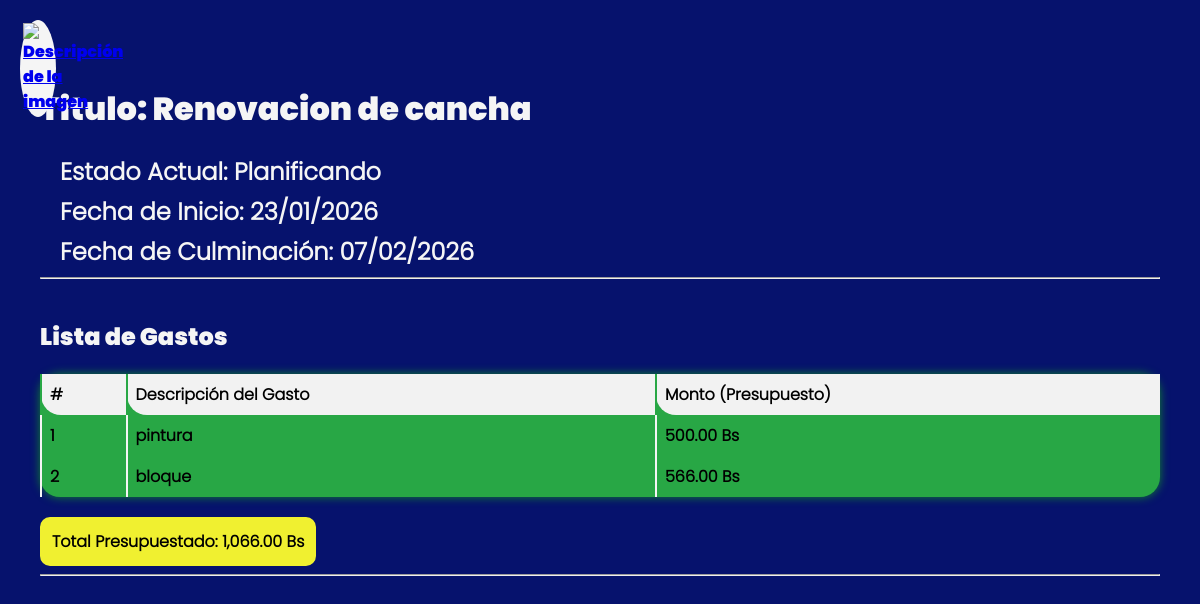
/views/Visualize Project/index.php?id=44102264 (signed in), run on the app's committed database.
### tables this page shows
CREATE TABLE projects (
    id_project           INT             PRIMARY KEY,
    name_project         TEXT (1, 150),
    fecha_inicio_project DATE,
    fecha_final_project  DATE,
    estado_project       TEXT,
    presupuesto_project  NUMERIC (19, 4) 
);

CREATE TABLE date_projects (
    id_date_project   INTEGER PRIMARY KEY AUTOINCREMENT, -- Añadir esta columna
    id_project        INTEGER REFERENCES projects (id_project),
    gasto_project     TEXT,
    gasto_num_project NUMERIC (19, 4) 
);

### views/Visualize Project/index.php (the view, shortened to what this page needs)
<?php
$id_project = htmlspecialchars($_GET['id']);
$proyecto = null;
$detalles = [];
try {
    $pdo = conexionDB();
    $pdo->setAttribute(PDO::ATTR_ERRMODE, PDO::ERRMODE_EXCEPTION);
    $stmt_project = $pdo->prepare("SELECT * FROM projects WHERE id_project = ?");
    $stmt_project->execute([$id_project]);
    $proyecto = $stmt_project->fetch(PDO::FETCH_ASSOC);
    $stmt_details = $pdo->prepare("SELECT * FROM date_projects WHERE id_project = ?");
    $stmt_details->execute([$id_project]);
    $detalles = $stmt_details->fetchAll(PDO::FETCH_ASSOC);
} catch (PDOException $e) {
    die("❌ Error de Base de Datos al cargar datos: " . $e->getMessage());
}
function format_date($date) {
    return date('d/m/Y', strtotime($date));
}
$max_length = 150;
$project_name = $proyecto['name_project'];
$short_name = (mb_strlen($project_name, 'UTF-8') > $max_length)
    ? mb_substr($project_name, 0, $max_length, 'UTF-8') . '...'
    : $project_name;
?>
<!DOCTYPE html>
<html lang="es">
<head>
    <link rel="stylesheet" href="../assets/css/visualize project.css">
</head>
<body>
    <a href="../index.php" class="volver" title="Volver">
        <img src="../assets/imgs/icons/arrow-left.svg" alt="Descripción de la imagen">
    </a>
    <br>
    <h1>Titulo: <?php echo htmlspecialchars($short_name); ?></h1>
    <div class="info-box">
        <p><strong>Estado Actual:</strong> <?php echo str_replace('_', ' ', $proyecto['estado_project']); ?></p>
        <p><strong>Fecha de Inicio:</strong> <?php echo format_date($proyecto['fecha_inicio_project']); ?></p>
        <p><strong>Fecha de Culminación:</strong> <?php echo format_date($proyecto['fecha_final_project']); ?></p>
    </div>
    <hr>
    <h2>Lista de Gastos</h2>
    <?php if (count($detalles) > 0): ?>
        <table class="detalle-tabla">
            <thead>
                <tr>
                    <th>#</th>
                    <th>Descripción del Gasto</th>
                    <th>Monto (Presupuesto)</th>
                </tr>
            </thead>
            <tbody>
                <?php $i = 1; foreach ($detalles as $detalle): ?>
                    <tr>
                        <td><?php echo $i++; ?></td>
                        <td><?php echo htmlspecialchars($detalle['gasto_project']); ?></td>
                        <td><?php echo number_format($detalle['gasto_num_project'], 2, '.', ','); ?> Bs</td>
                    </tr>
                <?php endforeach; ?>
            </tbody>
        </table>
    <div class="total-box">
        <a class="total">Total Presupuestado: <span id="total_suma"><?php echo number_format($proyecto['presupuesto_project'], 2, '.', ','); ?></span> Bs</a>
    </div>
    <?php else: ?>
        <p>El proyecto no tiene gastos o entradas de presupuesto registradas.</p>
    <?php endif; ?>
    <hr>
</body>
</html>

### views/assets/css/visualize project.css (style rules this page uses)
* body { justify-content: center; align-items: center; min-width: 600px; max-width: 100%; margin: auto; margin-left: 20px; margin-right: 20px; padding: 20px; background-color: rgb(6, 18, 109); font-family: 'Poppins', Arial, Helvetica, sans-serif; overflow-x: auto; font-weight: bold; }
.volver { position: absolute; top: 20px; left: 20px; width: 30px; display: flex; background-color: whitesmoke; padding: 3px; border-radius:50% ; }
.detalle-tabla { background-color: #28a745; width: 100%; border-collapse: collapse; margin-top: 20px; font-family: "Poppins-light",Arial, Helvetica, sans-serif; }
.detalle-tabla th, .detalle-tabla td { padding: 8px; text-align: left; border-left: whitesmoke 2px solid; border-radius: 0 0 0 20px; }
table { border-radius: 20px; box-shadow: 0 0 10px #12862d; }
.detalle-tabla th { border-radius: 0 0 0 20px; background-color: #f2f2f2; border-left: #28a745 2px solid; }
h1,h2 { margin-top: 40px; color: whitesmoke; }
.info-box p { margin: 5px 0; font-size: 1.5em; border-color: 1px solid aqua; color: whitesmoke; text-indent: 20px; font-family: "Poppins-light",Arial, Helvetica, sans-serif; }
.total-box { margin-top: 20px; padding: 10px; background-color: rgb(240, 240, 48); border: 2px solid rgb(240, 240, 48); display: inline-block; border-radius: 10px; font-family: "Poppins-light",Arial, Helvetica, sans-serif; }

### data on the page
projects: name_project "Renovacion de cancha", estado_project "Planificando", fecha_inicio_project "23/01/2026", fecha_final_project "07/02/2026", presupuesto_project "1,066.00"
date_projects: gasto_project "pintura", gasto_num_project "500.00"
date_projects: gasto_project "bloque", gasto_num_project "566.00"
